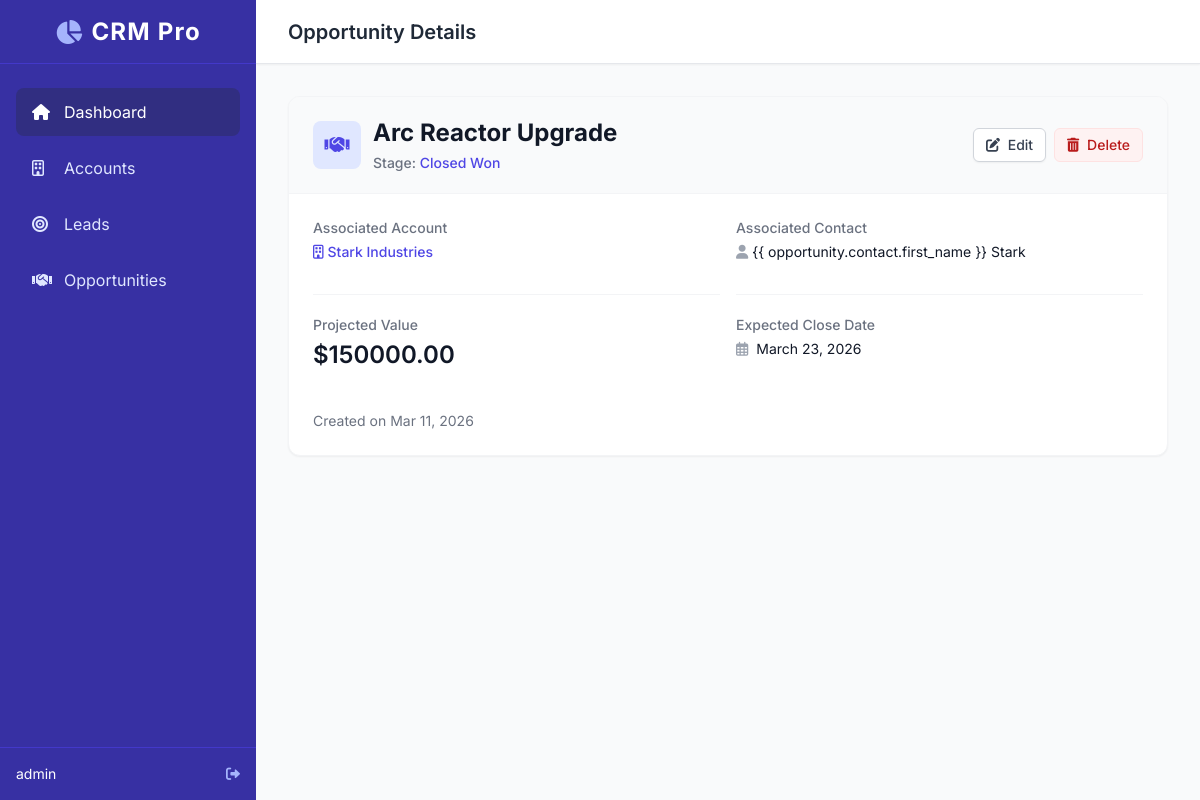
Screenshot of /opportunities/1/ (signed in) with the database file from the repository.
### crm/models.py (models this page shows, shortened)
class User(AbstractUser):
    ROLE_CHOICES = (
        ('admin', 'Admin'),
        ('agent', 'Sales Agent'),
    )
    role = models.CharField(max_length=10, choices=ROLE_CHOICES, default='agent')

class Opportunity(models.Model):
    STAGE_CHOICES = (
        ('prospecting', 'Prospecting'),
        ('proposal', 'Proposal/Price Quote'),
        ('negotiation', 'Negotiation/Review'),
        ('won', 'Closed Won'),
        ('lost', 'Closed Lost'),
    )
    account = models.ForeignKey(Account, on_delete=models.CASCADE, related_name='opportunities', null=True, blank=True)
    contact = models.ForeignKey(Contact, on_delete=models.CASCADE, related_name='opportunities', null=True, blank=True)
    assigned_to = models.ForeignKey(User, on_delete=models.SET_NULL, null=True, blank=True, related_name='opportunities')
    name = models.CharField(max_length=255)
    amount = models.DecimalField(max_digits=12, decimal_places=2, null=True, blank=True)
    stage = models.CharField(max_length=20, choices=STAGE_CHOICES, default='prospecting')
    expected_close_date = models.DateField(null=True, blank=True)
    created_at = models.DateTimeField(auto_now_add=True)
    updated_at = models.DateTimeField(auto_now=True)

class Account(models.Model):
    name = models.CharField(max_length=255)
    industry = models.CharField(max_length=100, blank=True, null=True)
    website = models.URLField(blank=True, null=True)
    address = models.TextField(blank=True, null=True)
    created_at = models.DateTimeField(auto_now_add=True)
    updated_at = models.DateTimeField(auto_now=True)

class Contact(models.Model):
    account = models.ForeignKey(Account, on_delete=models.CASCADE, related_name='contacts', null=True, blank=True)
    first_name = models.CharField(max_length=100)
    last_name = models.CharField(max_length=100)
    email = models.EmailField(unique=True)
    phone = models.CharField(max_length=20, blank=True, null=True)
    created_at = models.DateTimeField(auto_now_add=True)
    updated_at = models.DateTimeField(auto_now=True)

### crm/views.py (the view)
# urls.py: path('opportunities/<int:pk>/', views.OpportunityDetailView.as_view(), name='opportunity-detail'),
class OpportunityDetailView(LoginRequiredMixin, DetailView):
    model = Opportunity
    template_name = 'crm/opportunity_detail.html'
    context_object_name = 'opportunity'
    login_url = 'login'

### crm/templates/crm/opportunity_detail.html
{% extends 'crm/base.html' %}
{% block header_title %}Opportunity Details{% endblock %}
{% block content %}
<div class="max-w-4xl mx-auto space-y-6">
    <div class="bg-white rounded-xl shadow-sm border border-gray-100 overflow-hidden">
        <div
            class="px-6 py-5 border-b border-gray-100 flex flex-col sm:flex-row items-start sm:items-center justify-between gap-4 bg-gray-50">
            <div class="flex items-center gap-3">
                <div
                    class="h-12 w-12 rounded-lg bg-indigo-100 text-indigo-600 flex items-center justify-center text-xl">
                    <i class="fas fa-handshake"></i>
                </div>
                <div>
                    <h3 class="text-2xl font-bold text-gray-900">{{ opportunity.name }}</h3>
                    <p class="text-sm font-medium text-gray-500 mt-1 capitalize">
                        Stage: <span class="text-indigo-600">{{ opportunity.get_stage_display }}</span>
                    </p>
                </div>
            </div>
            <div class="flex gap-2">
                <a href="{% url 'opportunity-update' opportunity.pk %}"
                    class="px-3 py-1.5 bg-white border border-gray-300 text-gray-700 rounded-md text-sm font-medium hover:bg-gray-50 transition-colors shadow-sm">
                    <i class="fas fa-edit mr-1"></i> Edit
                </a>
                <a href="{% url 'opportunity-delete' opportunity.pk %}"
                    class="px-3 py-1.5 bg-red-50 text-red-700 border border-red-100 rounded-md text-sm font-medium hover:bg-red-100 transition-colors">
                    <i class="fas fa-trash-alt mr-1"></i> Delete
                </a>
            </div>
        </div>
        <div class="p-6">
            <dl class="grid grid-cols-1 md:grid-cols-2 gap-x-4 gap-y-6">
                <div class="sm:col-span-1">
                    <dt class="text-sm font-medium text-gray-500">Associated Account</dt>
                    <dd class="mt-1 text-sm text-gray-900">
                        {% if opportunity.account %}
                        <a href="{% url 'account-detail' opportunity.account.pk %}"
                            class="text-indigo-600 hover:text-indigo-800 font-medium whitespace-nowrap"><i
                                class="far fa-building mr-1"></i>{{ opportunity.account.name }}</a>
                        {% else %}
                        <span class="text-gray-400 italic">None</span>
                        {% endif %}
                    </dd>
                </div>
                <div class="sm:col-span-1">
                    <dt class="text-sm font-medium text-gray-500">Associated Contact</dt>
                    <dd class="mt-1 text-sm text-gray-900">
                        {% if opportunity.contact %}
                        <span class="text-gray-900"><i class="fas fa-user mr-1 text-gray-400"></i>{{
                            opportunity.contact.first_name }} {{ opportunity.contact.last_name }}</span>
                        {% else %}
                        <span class="text-gray-400 italic">None</span>
                        {% endif %}
                    </dd>
                </div>
                <div class="sm:col-span-1 border-t border-gray-100 pt-5 mt-2">
                    <dt class="text-sm font-medium text-gray-500">Projected Value</dt>
                    <dd class="mt-1 text-2xl font-semibold text-gray-900">
                        {% if opportunity.amount %}${{ opportunity.amount }}{% else %}<span
                            class="text-base text-gray-400 font-normal italic">Not specified</span>{% endif %}
                    </dd>
                </div>
                <div class="sm:col-span-1 border-t border-gray-100 pt-5 mt-2">
                    <dt class="text-sm font-medium text-gray-500">Expected Close Date</dt>
                    <dd class="mt-1 text-sm text-gray-900 flex items-center gap-2">
                        <i class="far fa-calendar-alt text-gray-400"></i>
                        {{ opportunity.expected_close_date|date:"F d, Y"|default:"Not specified" }}
                    </dd>
                </div>
                <div class="sm:col-span-1 text-sm text-gray-500 mt-4">
                    Created on {{ opportunity.created_at|date:"M d, Y" }}
                </div>
            </dl>
        </div>
    </div>
</div>
{% endblock %}

### crm/templates/crm/base.html (shortened to what this page needs)
<!DOCTYPE html>
<html lang="en">
<head>
    <script src="https://cdn.tailwindcss.com"></script>
    <link href="https://cdnjs.cloudflare.com/ajax/libs/font-awesome/6.0.0/css/all.min.css" rel="stylesheet">
</head>
<body class="bg-gray-50 text-gray-900">
    {% if user.is_authenticated %}
    <div class="flex h-screen overflow-hidden">
        <aside class="w-64 bg-indigo-800 text-white flex flex-col transition-all duration-300">
            <div class="h-16 flex items-center justify-center border-b border-indigo-700">
                <h1 class="text-2xl font-bold tracking-wider relative flex items-center gap-2">
                    <i class="fas fa-chart-pie text-indigo-300"></i> CRM Pro
                </h1>
            </div>
            <nav class="flex-1 px-4 py-6 space-y-2 overflow-y-auto">
                <a href="{% url 'dashboard' %}"
                    class="flex items-center gap-3 px-4 py-3 rounded-lg bg-indigo-900 text-white transition-colors">
                    <i class="fas fa-home w-5"></i> Dashboard
                </a>
                <a href="{% url 'account-list' %}"
                    class="flex items-center gap-3 px-4 py-3 rounded-lg hover:bg-indigo-700 text-indigo-100 transition-colors">
                    <i class="far fa-building w-5"></i> Accounts
                </a>
                <a href="{% url 'lead-list' %}"
                    class="flex items-center gap-3 px-4 py-3 rounded-lg hover:bg-indigo-700 text-indigo-100 transition-colors">
                    <i class="fas fa-bullseye w-5"></i> Leads
                </a>
                <a href="{% url 'opportunity-list' %}"
                    class="flex items-center gap-3 px-4 py-3 rounded-lg hover:bg-indigo-700 text-indigo-100 transition-colors">
                    <i class="fas fa-handshake w-5"></i> Opportunities
                </a>
            </nav>
            <div class="p-4 border-t border-indigo-700 text-sm flex items-center justify-between">
                <span class="truncate">{{ user.username }}</span>
                <form action="{% url 'logout' %}" method="post" class="inline">
                    <button type="submit" class="text-indigo-300 hover:text-white transition-colors" title="Logout">
                        <i class="fas fa-sign-out-alt"></i>
                    </button>
                </form>
            </div>
        </aside>
        <main class="flex-1 flex flex-col h-screen overflow-hidden">
            <header
                class="h-16 bg-white border-b border-gray-200 flex items-center justify-between px-8 z-10 shadow-sm">
                <h2 class="text-xl font-semibold text-gray-800">{% block header_title %}Dashboard{% endblock %}</h2>
            </header>
            <div class="flex-1 overflow-y-auto p-8 bg-gray-50">
                {% block content %}
                {% endblock %}
            </div>
        </main>
    </div>
    {% else %}
    {% block auth_content %}
    {% endblock %}
    {% endif %}
</body>
</html>

### crm/templates/crm/base.html (style rules this page uses)
body { font-family: 'Inter', sans-serif; }

### rows the page displays
User: username "admin"
Opportunity: name "Arc Reactor Upgrade", stage "Closed Won", account.name "Stark Industries", contact.last_name "Stark", amount "150000.00", expected_close_date "March 23, 2026", created_at "Mar 11, 2026"
